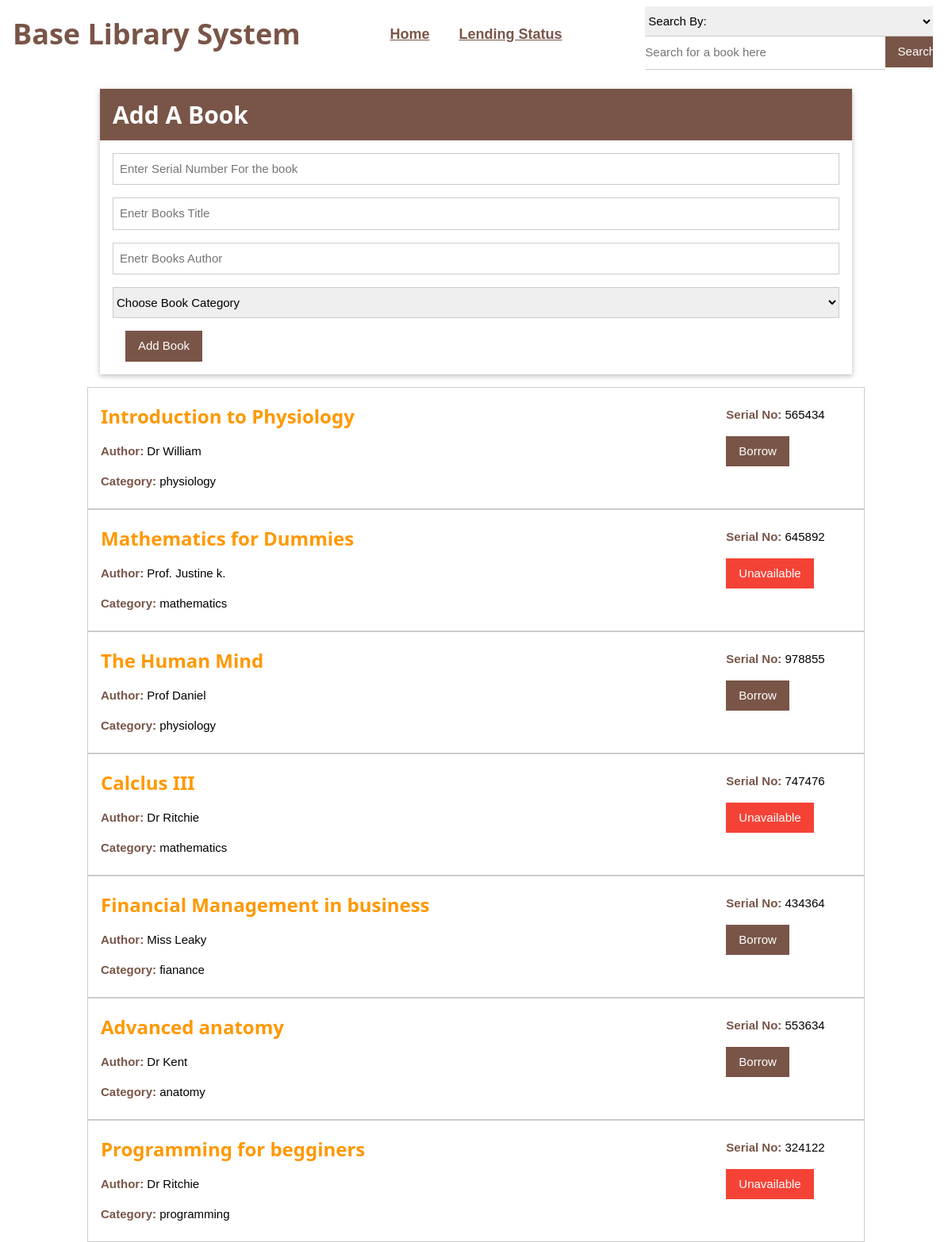
The page / on the database its author committed.
### main.py (models this page shows)
class Books(db.Model):
    serial = db.Column(db.Integer, primary_key=True, autoincrement=False)
    title = db.Column(db.String(50), nullable=False)
    author = db.Column(db.String(50), nullable=False)
    category = db.Column(db.String(50), nullable=True)
    borrower_id = db.Column(db.Integer, db.ForeignKey('borrower.id'), nullable=True)
    date_lenderd = db.Column(db.DateTime, nullable=True)
    date_created = db.Column(db.DateTime, default=datetime.utcnow)

### main.py (the view)
@app.route('/', methods=['POST', 'GET'])
def index():
    if request.method == 'GET':
        books = Books.query.order_by(Books.date_created.desc()).all()
        return render_template('index.html', books=books)
    creteria = request.form['creteria']
    search = request.form['search']
    search = f'%{search}%'
    result = Books.query.filter(getattr(Books,creteria).like(search))
    return render_template('index.html', books=result)

### templates/index.html (shortened to what this page needs)
{% extends 'base.html' %}
{% block search %}
<form action="/" method="post">
    <select class="w3-select" name="creteria">
        <option value="title" disabled selected>Search By:</option>
    </select>
    <div class="w3-row">
        <input type="search" name="search" class="w3-select w3-col l10 s9" placeholder="Search for a book here">
        <input type="submit" value="Search" class="w3-col l2 s3 w3-button w3-brown">
    </div>
</form>
{% endblock %}
{% block body %}
<div class="w3-content">
    <div class="w3-card-2 w3-margin">
        <div class="w3-brown w3-container">
            <h2 class="w3-text-white"><b>Add A Book</b></h2>
        </div>
        <form action="/add_book" class="w3-container" method="post">
            <input type="number" name="serial" placeholder="Enter Serial Number For the book" class="w3-input w3-border w3-margin-top">
            <input type="text" name="title"  placeholder="Enetr Books Title" class="w3-input w3-border w3-margin-top">
            <input type="text" name="author"  placeholder="Enetr Books Author" class="w3-input w3-border w3-margin-top">
            <select class="w3-select w3-border w3-margin-top" name="category">
                <option value="" disabled selected>Choose Book Category</option>
            </select>
            <input type="submit" name="title"  value="Add Book" class="w3-button w3-brown w3-margin">
        </form>
    </div>
    <div>
        {% for book in books %}
        <div class="w3-border w3-padding">
            <div class="w3-row">
                <div class="w3-col l10">
                    {% if book. borrower_id %}
                        <h3 class="w3-text-orange"><b>{{book.title}}</b></h3>
                    {% else %}
                        <a href="modify_book?book_id={{book.serial}}" id="title_url"><h3 class="w3-text-orange w3-hover-text-blue"><b>{{book.title}}</b></h3></a>
                    {% endif %}
                    <p><b class="w3-text-brown">Author: </b>{{book.author}}</p>
                    <p><b class="w3-text-brown">Category: </b>{{book.category}}</p>
                </div>
                <div class="w3-col l2">
                    <p><b class="w3-text-brown">Serial No: </b>{{book.serial}}</p>
                    {% if book. borrower_id %}
                    <div class="w3-cell w3-padding w3-red">Unavailable</div>
                    {% else %}
                    <a href="borrow?book_id={{book.serial}}"><input type="button" value="Borrow" class="w3-button w3-brown"></a>
                    {% endif %}
                </div>
            </div>
        </div>
        {% endfor %}
    </div>
</div>
{% endblock %}

### templates/base.html (shortened to what this page needs)
<!DOCTYPE html>
<html lang="en">
<head>
    <link rel="stylesheet" href="{{url_for('static', filename='css/w3.css')}}">
    <link rel="stylesheet" href="{{url_for('static', filename='css/style.css')}}">
</head>
<body>
    <header class="w3-row-padding">
        <div class="w3-third">
            <h1 class="w3-text-brown w3-margin-top"><b>Base Library System</b></h1>
        </div>
        <div class="w3-third">
            <nav class="w3-center w3-large">
                <a href="\" class="w3-margin w3-text-brown"><b>Home</b></a>
                <a href="lending_status" class="w3-margin w3-text-brown"><b>Lending Status</b></a>
            </nav>
        </div>
        <div  class="w3-third w3-right w3-padding">
            {% block search %}
            {% endblock %}
        </div>
    </header>
    {% block body %}
    {% endblock %}
</body>
</html>

### static/css/w3.css (style rules this page uses)
*,*:before,*:after { box-sizing:inherit }
html { -ms-text-size-adjust:100%;-webkit-text-size-adjust:100% }
body { margin:0 }
article,aside,details,figcaption,figure,footer,header,main,menu,nav,section { display:block }
a { background-color:transparent }
b,strong { font-weight:bolder }
button,input,select,textarea,optgroup { font:inherit;margin:0 }
button,input { overflow:visible }
button,select { text-transform:none }
button,[type=button],[type=reset],[type=submit] { -webkit-appearance:button }
[type=search] { -webkit-appearance:textfield;outline-offset:-2px }
html,body { font-family:Verdana,sans-serif;font-size:15px;line-height:1.5 }
html { overflow-x:hidden }
h1 { font-size:36px }
h2 { font-size:30px }
h3 { font-size:24px }
h1,h2,h3,h4,h5,h6 { font-family:"Segoe UI",Arial,sans-serif;font-weight:400;margin:10px 0 }
a { color:inherit }
.w3-btn,.w3-button { border:none;display:inline-block;padding:8px 16px;vertical-align:middle;overflow:hidden;text-decoration:none;color:inherit;background-color:inherit;text-align:center;cursor:pointer;white-space:nowrap }
.w3-btn,.w3-button { -webkit-touch-callout:none;-webkit-user-select:none;-khtml-user-select:none;-moz-user-select:none;-ms-user-select:none;user-select:none }
.w3-input { padding:8px;display:block;border:none;border-bottom:1px solid #ccc;width:100% }
.w3-select { padding:9px 0;width:100%;border:none;border-bottom:1px solid #ccc }
.w3-container:after,.w3-container:before,.w3-panel:after,.w3-panel:before,.w3-row:after,.w3-row:before,.w3-row-padding:after,.w3-row-padding:before, .w3-cell-row:before,.w3-cell-row:after,.w3-clear:after,.w3-clear:before,.w3-bar:before,.w3-bar:after { content:"";display:table;clear:both }
.w3-col,.w3-half,.w3-third,.w3-twothird,.w3-threequarter,.w3-quarter { float:left;width:100% }
.w3-col.s3 { width:24.99999% }
.w3-col.s9 { width:74.99999% }
@media (min-width:601px) { .w3-col.m4,.w3-third { width:33.33333% } }
@media (min-width:993px) { .w3-col.l2 { width:16.66666% } }
@media (min-width:993px) { .w3-col.l10 { width:83.33333% } }
.w3-content,.w3-auto { margin-left:auto;margin-right:auto }
.w3-content { max-width:980px }
.w3-cell { display:table-cell }
.w3-row-padding,.w3-row-padding>.w3-half,.w3-row-padding>.w3-third,.w3-row-padding>.w3-twothird,.w3-row-padding>.w3-threequarter,.w3-row-padding>.w3-quarter,.w3-row-padding>.w3-col { padding:0 8px }
.w3-container,.w3-panel { padding:0.01em 16px }
.w3-card,.w3-card-2 { box-shadow:0 2px 5px 0 rgba(0,0,0,0.16),0 2px 10px 0 rgba(0,0,0,0.12) }
.w3-large { font-size:18px!important }
.w3-center { text-align:center!important }
.w3-border { border:1px solid #ccc!important }
.w3-margin { margin:16px!important }
.w3-margin-top { margin-top:16px!important }
.w3-padding { padding:8px 16px!important }
.w3-right { float:right!important }
.w3-brown,.w3-hover-brown:hover { color:#fff!important;background-color:#795548!important }
.w3-red,.w3-hover-red:hover { color:#fff!important;background-color:#f44336!important }
.w3-text-brown,.w3-hover-text-brown:hover { color:#795548!important }
.w3-text-orange,.w3-hover-text-orange:hover { color:#ff9800!important }
.w3-text-white,.w3-hover-text-white:hover { color:#fff!important }

### static/css/style.css (style rules this page uses)
#modal_url, #title_url { text-decoration: none; }
nav { margin-top: 30px; }

### rows shown on the page
Books: title "Introduction to Physiology", author "Dr William", category "physiology", serial "565434"
Books: title "Mathematics for Dummies", author "Prof. Justine k.", category "mathematics", serial "645892", shows "Unavailable"
Books: title "The Human Mind", author "Prof Daniel", category "physiology", serial "978855"
Books: title "Calclus III", author "Dr Ritchie", category "mathematics", serial "747476", shows "Unavailable"
Books: title "Financial Management in business", author "Miss Leaky", category "fianance", serial "434364"
Books: title "Advanced anatomy", author "Dr Kent", category "anatomy", serial "553634"
Books: title "Programming for begginers", author "Dr Ritchie", category "programming", serial "324122", shows "Unavailable"
